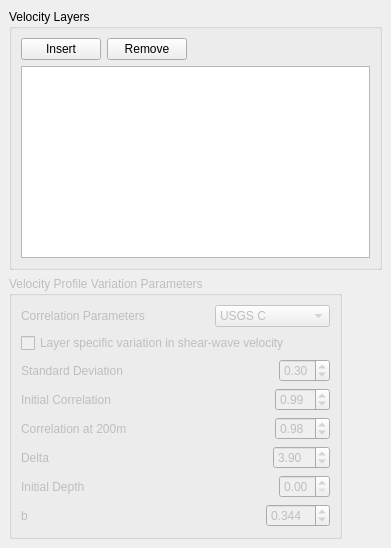
      <widget class="QWidget" name="tab_3" >
       <attribute name="title" >
        <string>Velocity Layers</string>
       </attribute>
       <layout class="QVBoxLayout" >
        <property name="spacing" >
         <number>6</number>
        </property>
        <property name="leftMargin" >
         <number>9</number>
        </property>
        <property name="topMargin" >
         <number>9</number>
        </property>
        <property name="rightMargin" >
         <number>9</number>
        </property>
        <property name="bottomMargin" >
         <number>9</number>
        </property>
        <item>
         <widget class="QGroupBox" name="groupBox_9" >
          <property name="title" >
           <string>Velocity Layers</string>
          </property>
          <layout class="QVBoxLayout" >
           <property name="spacing" >
            <number>6</number>
           </property>
           <property name="leftMargin" >
            <number>9</number>
           </property>
           <property name="topMargin" >
            <number>9</number>
           </property>
           <property name="rightMargin" >
            <number>9</number>
           </property>
           <property name="bottomMargin" >
            <number>9</number>
           </property>
           <item>
            <layout class="QHBoxLayout" >
             <property name="spacing" >
              <number>6</number>
             </property>
             <property name="leftMargin" >
              <number>0</number>
             </property>
             <property name="topMargin" >
              <number>0</number>
             </property>
             <property name="rightMargin" >
              <number>0</number>
             </property>
             <property name="bottomMargin" >
              <number>0</number>
             </property>
             <item>
              <widget class="QPushButton" name="insertVelLayerButton" >
               <property name="focusPolicy" >
                <enum>Qt::NoFocus</enum>
               </property>
               <property name="text" >
                <string>Insert</string>
               </property>
               <property name="icon" >
                <iconset resource="../resources/resources.qrc" >:/main/images/list-add.svg</iconset>
               </property>
              </widget>
             </item>
             <item>
              <widget class="QPushButton" name="removeVelLayerButton" >
               <property name="focusPolicy" >
                <enum>Qt::NoFocus</enum>
               </property>
               <property name="text" >
                <string>Remove</string>
               </property>
               <property name="icon" >
                <iconset resource="../resources/resources.qrc" >:/main/images/list-remove.svg</iconset>
               </property>
              </widget>
             </item>
             <item>
              <spacer>
               <property name="orientation" >
                <enum>Qt::Horizontal</enum>
               </property>
               <property name="sizeHint" >
                <size>
                 <width>40</width>
                 <height>20</height>
                </size>
               </property>
              </spacer>
             </item>
            </layout>
           </item>
           <item>
            <widget class="QTableView" name="velProfileView" >
             <property name="focusPolicy" >
              <enum>Qt::ClickFocus</enum>
             </property>
             <property name="selectionMode" >
              <enum>QAbstractItemView::ContiguousSelection</enum>
             </property>
             <property name="selectionBehavior" >
              <enum>QAbstractItemView::SelectRows</enum>
             </property>
            </widget>
           </item>
          </layout>
         </widget>
        </item>
        <item>
         <layout class="QHBoxLayout" >
          <property name="spacing" >
           <number>6</number>
          </property>
          <property name="leftMargin" >
           <number>0</number>
          </property>
          <property name="topMargin" >
           <number>0</number>
          </property>
          <property name="rightMargin" >
           <number>0</number>
          </property>
          <property name="bottomMargin" >
           <number>0</number>
          </property>
          <item>
           <widget class="QGroupBox" name="velVariationGroupBox" >
            <property name="enabled" >
             <bool>false</bool>
            </property>
            <property name="title" >
             <string>Velocity Profile Variation Parameters</string>
            </property>
            <layout class="QVBoxLayout" >
             <property name="spacing" >
              <number>6</number>
             </property>
             <property name="leftMargin" >
              <number>9</number>
             </property>
             <property name="topMargin" >
              <number>9</number>
             </property>
             <property name="rightMargin" >
              <number>9</number>
             </property>
             <property name="bottomMargin" >
              <number>9</number>
             </property>
             <item>
              <layout class="QHBoxLayout" >
               <property name="spacing" >
                <number>6</number>
               </property>
               <property name="leftMargin" >
                <number>0</number>
               </property>
               <property name="topMargin" >
                <number>0</number>
               </property>
               <property name="rightMargin" >
                <number>0</number>
               </property>
               <property name="bottomMargin" >
                <number>0</number>
               </property>
               <item>
                <widget class="QLabel" name="label_6" >
                 <property name="text" >
                  <string>Correlation Parameters</string>
                 </property>
                </widget>
               </item>
               <item>
                <spacer>
                 <property name="orientation" >
                  <enum>Qt::Horizontal</enum>
                 </property>
                 <property name="sizeHint" >
                  <size>
                   <width>40</width>
                   <height>20</height>
                  </size>
                 </property>
                </spacer>
               </item>
               <item>
                <widget class="QComboBox" name="comboBox_3" >
                 <property name="currentIndex" >
                  <number>2</number>
                 </property>
                 <item>
                  <property name="text" >
                   <string>USGS A</string>
                  </property>
                 </item>
                 <item>
                  <property name="text" >
                   <string>USGS B</string>
                  </property>
                 </item>
                 <item>
                  <property name="text" >
                   <string>USGS C</string>
                  </property>
                 </item>
                 <item>
                  <property name="text" >
                   <string>USGS D</string>
                  </property>
                 </item>
                 <item>
                  <property name="text" >
                   <string>USGS A&amp;B</string>
                  </property>
                 </item>
                 <item>
                  <property name="text" >
                   <string>USGS C&amp;D</string>
                  </property>
                 </item>
                 <item>
                  <property name="text" >
                   <string>GeoMatrix A&amp;B</string>
                  </property>
                 </item>
                 <item>
                  <property name="text" >
                   <string>GeoMatrix C&amp;D</string>
                  </property>
                 </item>
                </widget>
               </item>
              </layout>
             </item>
             <item>
              <layout class="QHBoxLayout" >
               <property name="spacing" >
                <number>6</number>
               </property>
               <property name="leftMargin" >
                <number>0</number>
               </property>
               <property name="topMargin" >
                <number>0</number>
               </property>
               <property name="rightMargin" >
                <number>0</number>
               </property>
               <property name="bottomMargin" >
                <number>0</number>
               </property>
               <item>
                <widget class="QCheckBox" name="checkBox_6" >
                 <property name="text" >
                  <string>Layer specific variation in shear-wave velocity</string>
                 </property>
                </widget>
               </item>
               <item>
                <spacer>
                 <property name="orientation" >
                  <enum>Qt::Horizontal</enum>
                 </property>
                 <property name="sizeHint" >
                  <size>
                   <width>40</width>
                   <height>20</height>
                  </size>
                 </property>
                </spacer>
               </item>
              </layout>
             </item>
             <item>
              <layout class="QHBoxLayout" >
               <property name="spacing" >
                <number>6</number>
               </property>
               <property name="leftMargin" >
                <number>0</number>
               </property>
               <property name="topMargin" >
                <number>0</number>
               </property>
               <property name="rightMargin" >
                <number>0</number>
               </property>
               <property name="bottomMargin" >
                <number>0</number>
               </property>
               <item>
                <widget class="QLabel" name="label_20" >
                 <property name="text" >
                  <string>Standard Deviation</string>
                 </property>
                </widget>
               </item>
               <item>
                <spacer>
                 <property name="orientation" >
                  <enum>Qt::Horizontal</enum>
                 </property>
                 <property name="sizeHint" >
                  <size>
                   <width>40</width>
                   <height>20</height>
                  </size>
                 </property>
                </spacer>
               </item>
               <item>
                <widget class="QDoubleSpinBox" name="doubleSpinBox_11" >
                 <property name="maximum" >
                  <double>1.000000000000000</double>
                 </property>
                 <property name="singleStep" >
                  <double>0.010000000000000</double>
                 </property>
                 <property name="value" >
                  <double>0.300000000000000</double>
                 </property>
                </widget>
               </item>
              </layout>
             </item>
             <item>
              <layout class="QHBoxLayout" >
               <property name="spacing" >
                <number>6</number>
               </property>
               <property name="leftMargin" >
                <number>0</number>
               </property>
               <property name="topMargin" >
                <number>0</number>
               </property>
               <property name="rightMargin" >
                <number>0</number>
               </property>
               <property name="bottomMargin" >
                <number>0</number>
               </property>
               <item>
                <widget class="QLabel" name="label_21" >
                 <property name="text" >
                  <string>Initial Correlation</string>
                 </property>
                </widget>
               </item>
               <item>
                <spacer>
                 <property name="orientation" >
                  <enum>Qt::Horizontal</enum>
                 </property>
                 <property name="sizeHint" >
                  <size>
                   <width>40</width>
                   <height>20</height>
                  </size>
                 </property>
                </spacer>
               </item>
               <item>
                <widget class="QDoubleSpinBox" name="doubleSpinBox_12" >
                 <property name="minimum" >
                  <double>-1.000000000000000</double>
                 </property>
                 <property name="maximum" >
                  <double>1.000000000000000</double>
                 </property>
                 <property name="singleStep" >
                  <double>0.010000000000000</double>
                 </property>
                 <property name="value" >
                  <double>0.990000000000000</double>
                 </property>
                </widget>
               </item>
              </layout>
             </item>
             <item>
              <layout class="QHBoxLayout" >
               <property name="spacing" >
                <number>6</number>
               </property>
               <property name="leftMargin" >
                <number>0</number>
               </property>
               <property name="topMargin" >
                <number>0</number>
               </property>
               <property name="rightMargin" >
                <number>0</number>
               </property>
               <property name="bottomMargin" >
                <number>0</number>
               </property>
               <item>
                <widget class="QLabel" name="label_22" >
                 <property name="text" >
                  <string>Correlation at 200m</string>
                 </property>
                </widget>
               </item>
               <item>
                <spacer>
                 <property name="orientation" >
                  <enum>Qt::Horizontal</enum>
                 </property>
                 <property name="sizeHint" >
                  <size>
                   <width>40</width>
                   <height>20</height>
                  </size>
                 </property>
                </spacer>
               </item>
               <item>
                <widget class="QDoubleSpinBox" name="doubleSpinBox_13" >
                 <property name="minimum" >
                  <double>-1.000000000000000</double>
                 </property>
                 <property name="maximum" >
                  <double>1.000000000000000</double>
                 </property>
                 <property name="singleStep" >
                  <double>0.010000000000000</double>
                 </property>
                 <property name="value" >
                  <double>0.980000000000000</double>
                 </property>
                </widget>
               </item>
              </layout>
             </item>
             <item>
              <layout class="QHBoxLayout" >
               <property name="spacing" >
                <number>6</number>
               </property>
               <property name="leftMargin" >
                <number>0</number>
               </property>
               <property name="topMargin" >
                <number>0</number>
               </property>
               <property name="rightMargin" >
                <number>0</number>
               </property>
               <property name="bottomMargin" >
                <number>0</number>
               </property>
               <item>
                <widget class="QLabel" name="label_24" >
                 <property name="text" >
                  <string>Delta</string>
                 </property>
                </widget>
               </item>
               <item>
                <spacer>
                 <property name="orientation" >
                  <enum>Qt::Horizontal</enum>
                 </property>
                 <property name="sizeHint" >
                  <size>
                   <width>40</width>
                   <height>20</height>
                  </size>
                 </property>
                </spacer>
               </item>
               <item>
                <widget class="QDoubleSpinBox" name="doubleSpinBox_15" >
                 <property name="maximum" >
                  <double>10.000000000000000</double>
                 </property>
                 <property name="singleStep" >
                  <double>0.010000000000000</double>
                 </property>
                 <property name="value" >
                  <double>3.900000000000000</double>
                 </property>
                </widget>
               </item>
              </layout>
             </item>
             <item>
              <layout class="QHBoxLayout" >
               <property name="spacing" >
                <number>6</number>
               </property>
               <property name="leftMargin" >
                <number>0</number>
               </property>
               <property name="topMargin" >
                <number>0</number>
               </property>
               <property name="rightMargin" >
                <number>0</number>
               </property>
               <property name="bottomMargin" >
                <number>0</number>
               </property>
               <item>
                <widget class="QLabel" name="label_23" >
                 <property name="text" >
                  <string>Initial Depth</string>
                 </property>
                </widget>
               </item>
               <item>
                <spacer>
                 <property name="orientation" >
                  <enum>Qt::Horizontal</enum>
                 </property>
                 <property name="sizeHint" >
                  <size>
                   <width>40</width>
                   <height>20</height>
                  </size>
                 </property>
                </spacer>
               </item>
               <item>
                <widget class="QDoubleSpinBox" name="doubleSpinBox_14" >
                 <property name="maximum" >
                  <double>1.000000000000000</double>
                 </property>
                 <property name="singleStep" >
                  <double>0.010000000000000</double>
                 </property>
                 <property name="value" >
                  <double>0.000000000000000</double>
                 </property>
                </widget>
               </item>
              </layout>
             </item>
             <item>
              <layout class="QHBoxLayout" >
               <property name="spacing" >
                <number>6</number>
               </property>
               <property name="leftMargin" >
                <number>0</number>
               </property>
               <property name="topMargin" >
                <number>0</number>
               </property>
               <property name="rightMargin" >
                <number>0</number>
               </property>
               <property name="bottomMargin" >
                <number>0</number>
               </property>
               <item>
                <widget class="QLabel" name="label_25" >
                 <property name="text" >
                  <string>b</string>
                 </property>
                </widget>
               </item>
               <item>
                <spacer>
                 <property name="orientation" >
                  <enum>Qt::Horizontal</enum>
                 </property>
                 <property name="sizeHint" >
                  <size>
                   <width>40</width>
                   <height>20</height>
                  </size>
                 </property>
                </spacer>
               </item>
               <item>
                <widget class="QDoubleSpinBox" name="doubleSpinBox_16" >
                 <property name="decimals" >
                  <number>3</number>
                 </property>
                 <property name="maximum" >
                  <double>10.000000000000000</double>
                 </property>
                 <property name="singleStep" >
                  <double>0.010000000000000</double>
                 </property>
                 <property name="value" >
                  <double>0.344000000000000</double>
                 </property>
                </widget>
               </item>
              </layout>
             </item>
            </layout>
           </widget>
          </item>
          <item>
           <spacer>
            <property name="orientation" >
             <enum>Qt::Horizontal</enum>
            </property>
            <property name="sizeHint" >
             <size>
              <width>40</width>
              <height>20</height>
             </size>
            </property>
           </spacer>
          </item>
         </layout>
        </item>
       </layout>
      </widget>
